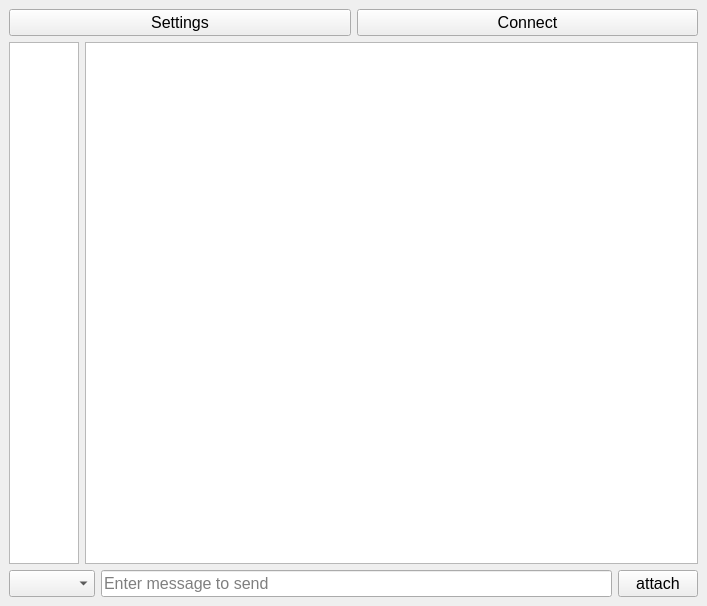
<?xml version="1.0" encoding="UTF-8"?>
<ui version="4.0">
 <class>MainWindow</class>
 <widget class="QMainWindow" name="MainWindow">
  <property name="windowModality">
   <enum>Qt::NonModal</enum>
  </property>
  <property name="geometry">
   <rect>
    <x>0</x>
    <y>0</y>
    <width>707</width>
    <height>606</height>
   </rect>
  </property>
  <property name="font">
   <font>
    <pointsize>12</pointsize>
   </font>
  </property>
  <property name="windowTitle">
   <string>Chat</string>
  </property>
  <property name="windowIcon">
   <iconset>
    <normaloff>icon.png</normaloff>icon.png</iconset>
  </property>
  <property name="tabShape">
   <enum>QTabWidget::Triangular</enum>
  </property>
  <widget class="QWidget" name="centralwidget">
   <property name="cursor">
    <cursorShape>ArrowCursor</cursorShape>
   </property>
   <layout class="QGridLayout" name="gridLayout">
    <item row="4" column="0" colspan="2">
     <layout class="QHBoxLayout" name="horizontalLayout">
      <item>
       <widget class="QComboBox" name="userSelect"/>
      </item>
      <item>
       <widget class="QLineEdit" name="InputBar">
        <property name="focusPolicy">
         <enum>Qt::StrongFocus</enum>
        </property>
        <property name="toolTip">
         <string>Enter Text here to send</string>
        </property>
        <property name="autoFillBackground">
         <bool>false</bool>
        </property>
        <property name="inputMethodHints">
         <set>Qt::ImhNone</set>
        </property>
        <property name="echoMode">
         <enum>QLineEdit::Normal</enum>
        </property>
        <property name="cursorPosition">
         <number>0</number>
        </property>
        <property name="placeholderText">
         <string>Enter message to send</string>
        </property>
        <property name="clearButtonEnabled">
         <bool>true</bool>
        </property>
       </widget>
      </item>
      <item>
       <widget class="QPushButton" name="addFileButton">
        <property name="text">
         <string>attach</string>
        </property>
        <property name="checkable">
         <bool>false</bool>
        </property>
        <property name="checked">
         <bool>false</bool>
        </property>
       </widget>
      </item>
     </layout>
    </item>
    <item row="0" column="0" rowspan="2" colspan="2">
     <layout class="QHBoxLayout" name="horizontalLayout_2">
      <item>
       <widget class="QPushButton" name="SettingButton">
        <property name="sizePolicy">
         <sizepolicy hsizetype="Minimum" vsizetype="Minimum">
          <horstretch>0</horstretch>
          <verstretch>0</verstretch>
         </sizepolicy>
        </property>
        <property name="text">
         <string>Settings</string>
        </property>
       </widget>
      </item>
      <item>
       <widget class="QPushButton" name="ConnectButton">
        <property name="sizePolicy">
         <sizepolicy hsizetype="Minimum" vsizetype="Minimum">
          <horstretch>0</horstretch>
          <verstretch>0</verstretch>
         </sizepolicy>
        </property>
        <property name="text">
         <string>Connect</string>
        </property>
       </widget>
      </item>
     </layout>
    </item>
    <item row="3" column="0">
     <widget class="QTableWidget" name="chatList">
      <property name="sizePolicy">
       <sizepolicy hsizetype="Minimum" vsizetype="Expanding">
        <horstretch>0</horstretch>
        <verstretch>0</verstretch>
       </sizepolicy>
      </property>
      <property name="sizeAdjustPolicy">
       <enum>QAbstractScrollArea::AdjustToContents</enum>
      </property>
      <property name="editTriggers">
       <set>QAbstractItemView::NoEditTriggers</set>
      </property>
      <property name="textElideMode">
       <enum>Qt::ElideNone</enum>
      </property>
      <attribute name="horizontalHeaderCascadingSectionResizes">
       <bool>true</bool>
      </attribute>
     </widget>
    </item>
    <item row="3" column="1">
     <widget class="QListWidget" name="msgList">
      <property name="sizePolicy">
       <sizepolicy hsizetype="Expanding" vsizetype="Expanding">
        <horstretch>0</horstretch>
        <verstretch>0</verstretch>
       </sizepolicy>
      </property>
      <property name="sizeAdjustPolicy">
       <enum>QAbstractScrollArea::AdjustToContents</enum>
      </property>
      <property name="autoScrollMargin">
       <number>0</number>
      </property>
      <property name="editTriggers">
       <set>QAbstractItemView::NoEditTriggers</set>
      </property>
      <property name="dragDropMode">
       <enum>QAbstractItemView::NoDragDrop</enum>
      </property>
      <property name="defaultDropAction">
       <enum>Qt::CopyAction</enum>
      </property>
      <property name="selectionMode">
       <enum>QAbstractItemView::NoSelection</enum>
      </property>
      <property name="verticalScrollMode">
       <enum>QAbstractItemView::ScrollPerPixel</enum>
      </property>
      <property name="horizontalScrollMode">
       <enum>QAbstractItemView::ScrollPerPixel</enum>
      </property>
      <property name="isWrapping" stdset="0">
       <bool>false</bool>
      </property>
      <property name="resizeMode">
       <enum>QListView::Adjust</enum>
      </property>
      <property name="wordWrap">
       <bool>true</bool>
      </property>
     </widget>
    </item>
   </layout>
  </widget>
  <action name="actionExit">
   <property name="text">
    <string>E&amp;xit</string>
   </property>
  </action>
  <action name="actionExport">
   <property name="text">
    <string>&amp;Export</string>
   </property>
  </action>
  <action name="actionServer">
   <property name="text">
    <string>Server</string>
   </property>
  </action>
 </widget>
 <resources/>
 <connections>
  <connection>
   <sender>actionExit</sender>
   <signal>triggered()</signal>
   <receiver>MainWindow</receiver>
   <slot>close()</slot>
   <hints>
    <hint type="sourcelabel">
     <x>-1</x>
     <y>-1</y>
    </hint>
    <hint type="destinationlabel">
     <x>399</x>
     <y>299</y>
    </hint>
   </hints>
  </connection>
 </connections>
</ui>
